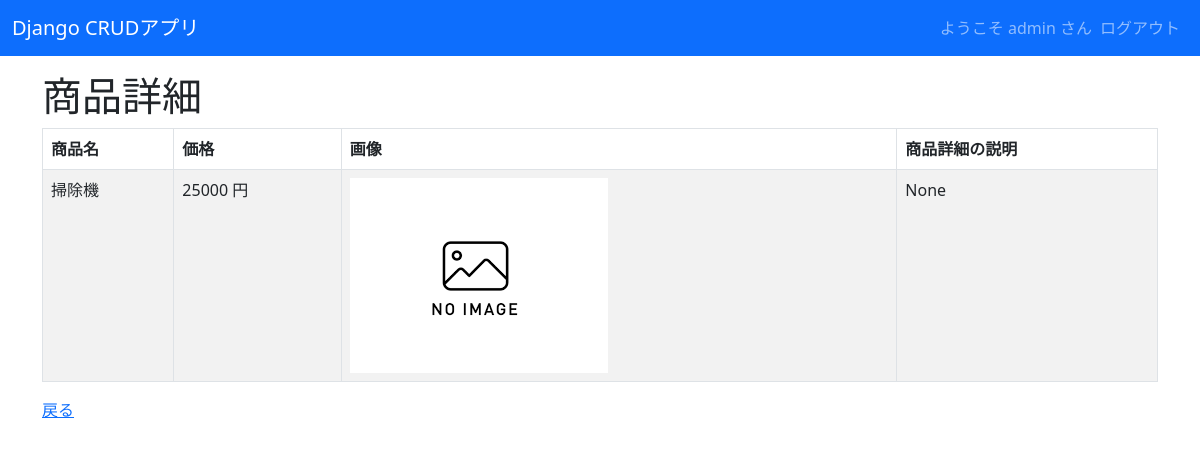
/crud/detail/2 (signed in), run on the app's committed database.
### crud/models.py (models this page shows, shortened)
class Product(models.Model):
    name = models.CharField(max_length=200)
    price = models.PositiveIntegerField()
    category = models.ForeignKey(Category, on_delete=models.CASCADE)
    img = models.ImageField(blank=True, default="noImage.png")
    description = models.TextField(blank=True, null=True)

### crud/views.py (the view)
# urls.py: path('crud/detail/<int:pk>', views.ProductDetailView.as_view(), name="detail"),
class ProductDetailView(DetailView):
     model = Product

### crud/templates/crud/product_detail.html (shortened to what this page needs)
{% extends "base.html" %}
{% block content %}
<h1>商品詳細</h1>
<table class="table table-striped table-hover table-bordered">
<form method="post">
    <thead>
        <tr>
            <th>商品名</th>
            <th>価格</th>
            <th>画像</th>
            <th>商品詳細の説明</th>
        </tr>
    </thead>
    <tbody>
        <tr>
            <td>{{ product.name }}</td>
            <td>{{ product.price }} 円</td>
            <td><img src="{{ product.img.url }}" style="width:10px height:auto;"></td>
            <td>{{ product.description }}</td>
        </tr>
    </tbody>
</table>
<a href="{% url 'list' %}">戻る</a>
{% endblock %}

### crud/templates/base.html (shortened to what this page needs)
<!DOCTYPE html>
<html lang="ja">
<head>
<link href="https://cdn.jsdelivr.net/npm/bootstrap@5.3.0-alpha3/dist/css/bootstrap.min.css" rel="stylesheet">
</head>
<body>
    <nav class="navbar navbar-expand-lg navbar-dark bg-primary" style="margin-bottom: 1rem;">
        <div class="container-fluid">
            <a class="navbar-brand" href="{% url 'list' %}">Django CRUDアプリ</a>
            <div class="collapse navbar-collapse" id="navbarNav">
                <ul class="navbar-nav ms-auto">
                    {% if request.user.is_authenticated %}
                    <span class="navbar-text">
                        ようこそ {{ user.get_username }} さん
                    </span>
                    <li class="nav-item">
                        <form action="{% url 'logout' %}" method="post">
                            <input class="nav-link" type="submit" value="ログアウト">
                        </form>
                    </li>
                    {% else %}
                    <li class="nav-item">
                        <a class="nav-link" href="{% url 'login' %}">ログイン</a>
                    </li>
                    {% endif %}
                </ul>
            </div>
        </div>
    </nav>
    <div class="container">
        {% block content %}{% endblock %}
    </div>
</body>
</html>

### data on the page
Product: name "掃除機", price "25000", img (placeholder picture), description "None"

### other printed values
{{ user.get_username }} "admin"
